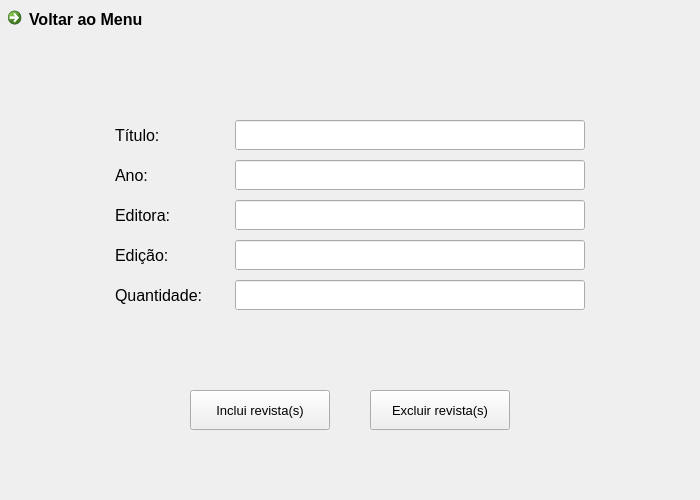
<?xml version="1.0" encoding="UTF-8"?>
<ui version="4.0">
 <class>addRevista</class>
 <widget class="QWidget" name="addRevista">
  <property name="geometry">
   <rect>
    <x>0</x>
    <y>0</y>
    <width>700</width>
    <height>500</height>
   </rect>
  </property>
  <property name="windowTitle">
   <string>Form</string>
  </property>
  <widget class="QPushButton" name="btn_addrevista">
   <property name="geometry">
    <rect>
     <x>190</x>
     <y>390</y>
     <width>140</width>
     <height>40</height>
    </rect>
   </property>
   <property name="font">
    <font>
     <pointsize>10</pointsize>
    </font>
   </property>
   <property name="cursor">
    <cursorShape>PointingHandCursor</cursorShape>
   </property>
   <property name="text">
    <string>Inclui revista(s)</string>
   </property>
  </widget>
  <widget class="QLineEdit" name="campoTITULO">
   <property name="geometry">
    <rect>
     <x>235</x>
     <y>120</y>
     <width>350</width>
     <height>30</height>
    </rect>
   </property>
   <property name="font">
    <font>
     <pointsize>12</pointsize>
    </font>
   </property>
   <property name="text">
    <string/>
   </property>
  </widget>
  <widget class="QLineEdit" name="campoANO">
   <property name="geometry">
    <rect>
     <x>235</x>
     <y>160</y>
     <width>350</width>
     <height>30</height>
    </rect>
   </property>
   <property name="font">
    <font>
     <pointsize>12</pointsize>
    </font>
   </property>
  </widget>
  <widget class="QLineEdit" name="campoEDITORA">
   <property name="geometry">
    <rect>
     <x>235</x>
     <y>200</y>
     <width>350</width>
     <height>30</height>
    </rect>
   </property>
   <property name="font">
    <font>
     <pointsize>12</pointsize>
    </font>
   </property>
  </widget>
  <widget class="QLineEdit" name="campoEDICAO">
   <property name="geometry">
    <rect>
     <x>235</x>
     <y>240</y>
     <width>350</width>
     <height>30</height>
    </rect>
   </property>
   <property name="font">
    <font>
     <pointsize>12</pointsize>
    </font>
   </property>
  </widget>
  <widget class="QLabel" name="label">
   <property name="geometry">
    <rect>
     <x>115</x>
     <y>120</y>
     <width>120</width>
     <height>30</height>
    </rect>
   </property>
   <property name="font">
    <font>
     <pointsize>12</pointsize>
    </font>
   </property>
   <property name="text">
    <string>Título:</string>
   </property>
  </widget>
  <widget class="QLabel" name="label_2">
   <property name="geometry">
    <rect>
     <x>115</x>
     <y>160</y>
     <width>120</width>
     <height>30</height>
    </rect>
   </property>
   <property name="font">
    <font>
     <pointsize>12</pointsize>
    </font>
   </property>
   <property name="text">
    <string>Ano:</string>
   </property>
  </widget>
  <widget class="QLabel" name="label_3">
   <property name="geometry">
    <rect>
     <x>115</x>
     <y>200</y>
     <width>120</width>
     <height>30</height>
    </rect>
   </property>
   <property name="font">
    <font>
     <pointsize>12</pointsize>
    </font>
   </property>
   <property name="text">
    <string>Editora:</string>
   </property>
  </widget>
  <widget class="QLabel" name="label_4">
   <property name="geometry">
    <rect>
     <x>115</x>
     <y>240</y>
     <width>120</width>
     <height>30</height>
    </rect>
   </property>
   <property name="font">
    <font>
     <pointsize>12</pointsize>
    </font>
   </property>
   <property name="text">
    <string>Edição:</string>
   </property>
  </widget>
  <widget class="QPushButton" name="btn_delRevista">
   <property name="geometry">
    <rect>
     <x>370</x>
     <y>390</y>
     <width>140</width>
     <height>40</height>
    </rect>
   </property>
   <property name="font">
    <font>
     <pointsize>10</pointsize>
    </font>
   </property>
   <property name="cursor">
    <cursorShape>PointingHandCursor</cursorShape>
   </property>
   <property name="text">
    <string>Excluir revista(s)</string>
   </property>
  </widget>
  <widget class="QLabel" name="label_5">
   <property name="geometry">
    <rect>
     <x>115</x>
     <y>280</y>
     <width>120</width>
     <height>30</height>
    </rect>
   </property>
   <property name="font">
    <font>
     <pointsize>12</pointsize>
    </font>
   </property>
   <property name="text">
    <string>Quantidade:</string>
   </property>
  </widget>
  <widget class="QLineEdit" name="campoQUANTIDADE">
   <property name="geometry">
    <rect>
     <x>235</x>
     <y>280</y>
     <width>350</width>
     <height>30</height>
    </rect>
   </property>
   <property name="font">
    <font>
     <pointsize>12</pointsize>
    </font>
   </property>
  </widget>
  <widget class="QCommandLinkButton" name="commandLinkButton">
   <property name="geometry">
    <rect>
     <x>0</x>
     <y>0</y>
     <width>200</width>
     <height>40</height>
    </rect>
   </property>
   <property name="font">
    <font>
     <family>Segoe UI</family>
     <pointsize>12</pointsize>
    </font>
   </property>
   <property name="cursor">
    <cursorShape>PointingHandCursor</cursorShape>
   </property>
   <property name="layoutDirection">
    <enum>Qt::LeftToRight</enum>
   </property>
   <property name="text">
    <string>Voltar ao Menu</string>
   </property>
   <property name="iconSize">
    <size>
     <width>25</width>
     <height>25</height>
    </size>
   </property>
  </widget>
 </widget>
 <tabstops>
  <tabstop>commandLinkButton</tabstop>
  <tabstop>campoTITULO</tabstop>
  <tabstop>campoANO</tabstop>
  <tabstop>campoEDITORA</tabstop>
  <tabstop>campoEDICAO</tabstop>
  <tabstop>campoQUANTIDADE</tabstop>
  <tabstop>btn_addrevista</tabstop>
  <tabstop>btn_delRevista</tabstop>
 </tabstops>
 <resources/>
 <connections/>
</ui>
